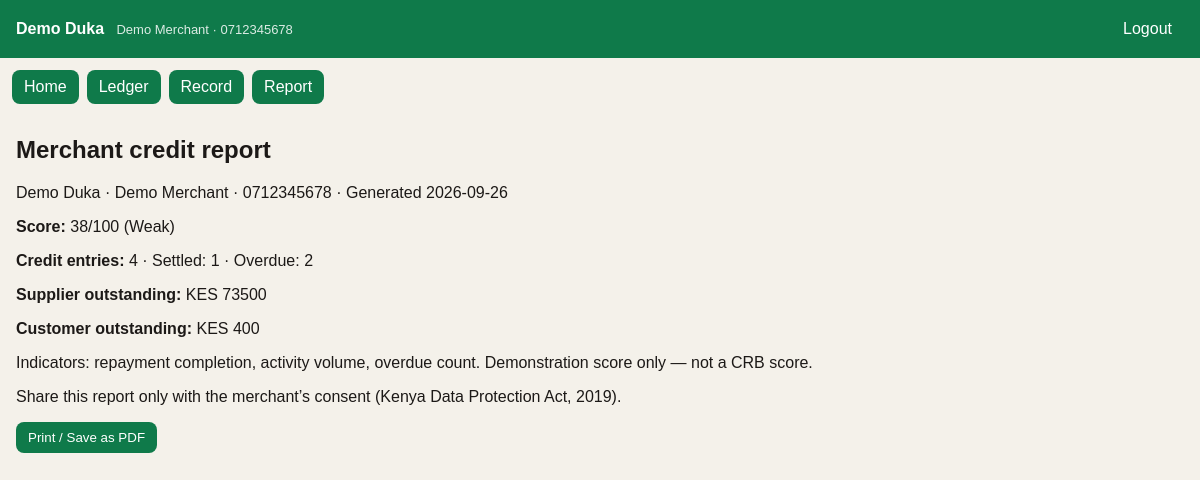
Page /report (signed in) on the committed database.
### tables this page shows
CREATE TABLE users (
            id INTEGER PRIMARY KEY AUTOINCREMENT,
            name TEXT NOT NULL,
            shop TEXT NOT NULL,
            phone TEXT NOT NULL UNIQUE,
            pin TEXT NOT NULL,
            created_at TEXT NOT NULL
        );

### app.py (the view)
@app.route("/report")
@login_required
def report():
    user = current_user()
    score = compute_score(user["id"])
    supplier, customer, overdue, _ = totals(user["id"])
    return render_template(
        "report.html",
        user=user,
        score=score,
        supplier=supplier,
        customer=customer,
        overdue=overdue,
        today=date.today().isoformat(),
    )

### app.py (called while the page is built)
def db():
    conn = sqlite3.connect(DB_PATH)
    conn.row_factory = sqlite3.Row
    return conn

def login_required(fn):
    @wraps(fn)
    def wrapper(*args, **kwargs):
        if "user_id" not in session:
            return redirect(url_for("login"))
        return fn(*args, **kwargs)
    return wrapper

def current_user():
    conn = db()
    user = conn.execute("SELECT * FROM users WHERE id = ?", (session["user_id"],)).fetchone()
    conn.close()
    return user

def totals(user_id):
    conn = db()
    supplier = conn.execute(
        "SELECT COALESCE(SUM(balance),0) AS s FROM transactions WHERE user_id=? AND kind='supplier'",
        (user_id,),
    ).fetchone()["s"]
    customer = conn.execute(
        "SELECT COALESCE(SUM(balance),0) AS s FROM transactions WHERE user_id=? AND kind='customer'",
        (user_id,),
    ).fetchone()["s"]
    today = date.today().isoformat()
    overdue_rows = conn.execute(
        """SELECT * FROM transactions
           WHERE user_id=? AND kind != 'repayment' AND balance > 0 AND due_date < ?""",
        (user_id, today),
    ).fetchall()
    recent = conn.execute(
        "SELECT * FROM transactions WHERE user_id=? ORDER BY id DESC LIMIT 6",
        (user_id,),
    ).fetchall()
    conn.close()
    return supplier, customer, overdue_rows, recent

### templates/report.html
{% extends "base.html" %}
{% block content %}
<section class="report">
  <h1>Merchant credit report</h1>
  <p>{{ user.shop }} · {{ user.name }} · {{ user.phone }} · Generated {{ today }}</p>
  <p><strong>Score:</strong> {{ score.score }}/100 ({{ score.label }})</p>
  <p><strong>Credit entries:</strong> {{ score.count }} · Settled: {{ score.settled }} · Overdue: {{ score.overdue }}</p>
  <p><strong>Supplier outstanding:</strong> KES {{ "%.0f"|format(supplier) }}</p>
  <p><strong>Customer outstanding:</strong> KES {{ "%.0f"|format(customer) }}</p>
  <p>Indicators: repayment completion, activity volume, overdue count. Demonstration score only — not a CRB score.</p>
  <p>Share this report only with the merchant’s consent (Kenya Data Protection Act, 2019).</p>
  <button onclick="window.print()">Print / Save as PDF</button>
</section>
{% endblock %}

### templates/base.html (shortened to what this page needs)
<!DOCTYPE html>
<html lang="en">
<head>
  <link rel="stylesheet" href="{{ url_for('static', filename='style.css') }}" />
</head>
<body>
  {% if user is defined %}
  <header class="topbar">
    <div>
      <strong>{{ user.shop }}</strong>
      <span class="muted">{{ user.name }} · {{ user.phone }}</span>
    </div>
    <a class="btn ghost" href="{{ url_for('logout') }}">Logout</a>
  </header>
  <nav class="nav">
    <a href="{{ url_for('dashboard') }}">Home</a>
    <a href="{{ url_for('ledger') }}">Ledger</a>
    <a href="{{ url_for('add') }}">Record</a>
    <a href="{{ url_for('report') }}">Report</a>
  </nav>
  {% endif %}
  <main>
    {% block content %}{% endblock %}
  </main>
</body>
</html>

### static/style.css (style rules this page uses)
body { font-family: sans-serif; margin: 0; background: #f4f1ea; color: #1c1917; }
.topbar { display: flex; justify-content: space-between; align-items: center; padding: 12px 16px; background: #0f7a4a; color: #fff; }
.muted { opacity: .85; font-size: 13px; margin-left: 8px; }
.nav { display: flex; gap: 8px; padding: 12px; }
.nav a, .btn, button { background: #0f7a4a; color: #fff; text-decoration: none; padding: 8px 12px; border-radius: 8px; border: 0; cursor: pointer; }
.btn.ghost { background: transparent; }
main { padding: 0 16px 24px; }

### rows in the picture
users: shop "Demo Duka", name "Demo Merchant", phone "0712345678"

### other values in the picture
{{ score.score }} "38"
{{ score.label }} "Weak"
{{ score.count }} "4"
{{ score.settled }} "1"
{{ score.overdue }} "2"
{{ "%.0f"|format(supplier) }} "73500"
{{ "%.0f"|format(customer) }} "400"
